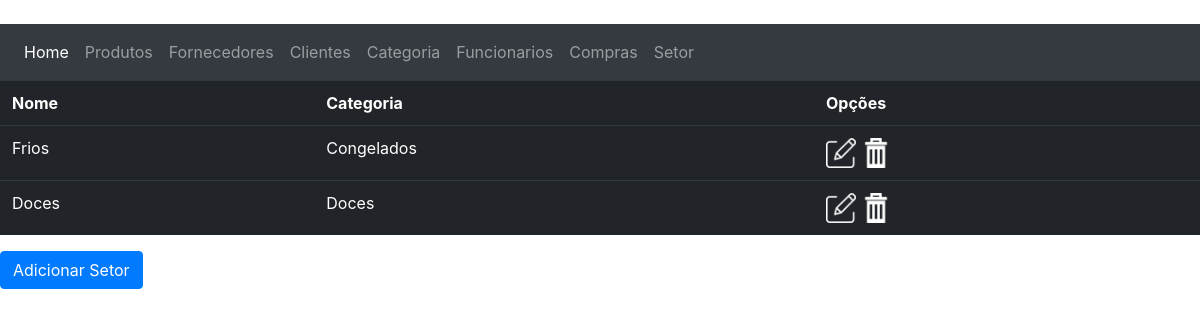
The app's page /setores/ with its own data.
### mercado/models.py (models this page shows, shortened)
class Setor(models.Model):
    ID_setor = models.AutoField(primary_key=True)
    nome_setor = models.CharField(max_length=45, verbose_name="Setor:")
    FK_categoria = models.ForeignKey(Categoria, on_delete=models.CASCADE, verbose_name="Categoria:")
    class Meta:
        verbose_name_plural="Setores"

class Categoria(models.Model):
    ID_categoria = models.AutoField(primary_key=True)
    nome_categoria = models.CharField(max_length=45, verbose_name="Nome Categoria:")
    def __str__(self):
        return self.nome_categoria

### mercado/views.py (the view)
# urls.py: path('setores/', setores, name="url_setores"),
def setores(request):
    data = {}
    data["Setores"] = Setor.objects.all()
    return render(request, "mercado/html/setores.html", data)

### mercado/templates/mercado/html/setores.html (shortened to what this page needs)
﻿<!DOCTYPE html>
<html lang="pt-br">
<head>
    {% load static %}
    <link rel="stylesheet" href="https://maxcdn.bootstrapcdn.com/bootstrap/4.0.0/css/bootstrap.min.css">
    <link rel="stylesheet" href="{% static 'css/main.css' %}">
</head>
<body>
    <nav class="navbar navbar-expand-lg bg-dark navbar-dark">
        <ul class="navbar-nav">
            <li class="nav-item active">
                <a class="nav-link" href="{% url 'url_index' %}">Home</a>
            </li>
            <li class="nav-item">
                <a class="nav-link" href="{% url 'url_produtos' %}">Produtos</a>
            </li>
            <li class="nav-item">
                <a class="nav-link" href="{% url 'url_fornecedores' %}">Fornecedores</a>
            </li>
            <li class="nav-item">
                <a class="nav-link" href="{% url 'url_clientes' %}">Clientes</a>
            </li>
            <li class="nav-item">
                <a class="nav-link" href="{% url 'url_categorias' %}">Categoria</a>
            </li>
            <li class="nav-item">
                <a class="nav-link" href="{% url 'url_funcionarios' %}">Funcionarios</a>
            </li>
            <li class="nav-item">
                <a class="nav-link" href="{% url 'url_compras' %}">Compras</a>
            </li>
            <li class="nav-item">
                <a class="nav-link" href="{% url 'url_setores' %}">Setor</a>
            </li>
        </ul>
    </nav>
    <table class="table table-dark table-hover">
        <tr>
            <th>Nome</th>
            <th>Categoria</th>
            <th>Opções</th>
        </tr>
        {% for setor in Setores %}
        <tr>
            <td>{{ setor.nome_setor }}</td>
            <td>{{ setor.FK_categoria }}</td>
            <td>
                <a href="{% url 'url_atualizar_setor' setor.ID_setor %}"><img src="{% static "img/editar.png" %}" class="botaoOpcoes" alt="botão editar"></a>
                <a href="{% url 'url_deletar_setor' setor.ID_setor %}"><img src="{% static "img/deletar.png" %}" class="botaoOpcoes" alt="botão deletar"></a>
            </td>
        </tr>
        {% endfor %}
    </table>
    <a href="{% url 'url_cadastro_setor' %}">
        <button type="submit" class="btn btn-primary float-left">Adicionar Setor</button>
    </a>
</body>
</html>

### mercado/static/css/main.css (style rules this page uses)
.botaoOpcoes { width: 30px; height: 30px; }

### records on screen
Setor: nome_setor "Frios", FK_categoria "Congelados"
Setor: nome_setor "Doces", FK_categoria "Doces"
